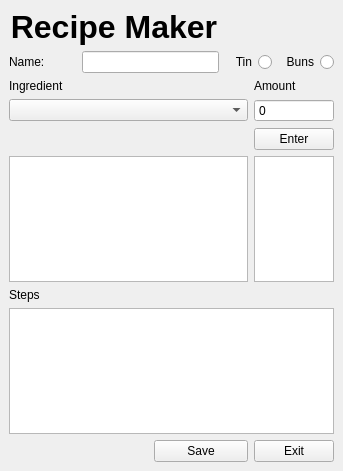
<?xml version="1.0" encoding="UTF-8"?>
<ui version="4.0">
 <class>RecipeWindow</class>
 <widget class="QMainWindow" name="RecipeWindow">
  <property name="geometry">
   <rect>
    <x>0</x>
    <y>0</y>
    <width>343</width>
    <height>471</height>
   </rect>
  </property>
  <property name="windowTitle">
   <string>MainWindow</string>
  </property>
  <widget class="QWidget" name="centralwidget">
   <layout class="QGridLayout" name="gridLayout">
    <item row="0" column="0" colspan="3">
     <widget class="QLabel" name="label_4">
      <property name="sizePolicy">
       <sizepolicy hsizetype="Preferred" vsizetype="Preferred">
        <horstretch>0</horstretch>
        <verstretch>0</verstretch>
       </sizepolicy>
      </property>
      <property name="font">
       <font>
        <pointsize>24</pointsize>
        <bold>true</bold>
       </font>
      </property>
      <property name="text">
       <string>Recipe Maker</string>
      </property>
      <property name="alignment">
       <set>Qt::AlignCenter</set>
      </property>
      <property name="wordWrap">
       <bool>false</bool>
      </property>
      <property name="buddy">
       <cstring>label_2</cstring>
      </property>
     </widget>
    </item>
    <item row="1" column="0">
     <widget class="QLabel" name="label_3">
      <property name="text">
       <string>Name:</string>
      </property>
     </widget>
    </item>
    <item row="1" column="1" colspan="2">
     <widget class="QLineEdit" name="nameBox"/>
    </item>
    <item row="1" column="3" colspan="2">
     <widget class="QRadioButton" name="tinRadioButton">
      <property name="layoutDirection">
       <enum>Qt::RightToLeft</enum>
      </property>
      <property name="text">
       <string>Tin</string>
      </property>
     </widget>
    </item>
    <item row="1" column="5">
     <widget class="QRadioButton" name="bunsRadioButton">
      <property name="sizePolicy">
       <sizepolicy hsizetype="Expanding" vsizetype="Fixed">
        <horstretch>0</horstretch>
        <verstretch>0</verstretch>
       </sizepolicy>
      </property>
      <property name="minimumSize">
       <size>
        <width>0</width>
        <height>0</height>
       </size>
      </property>
      <property name="layoutDirection">
       <enum>Qt::RightToLeft</enum>
      </property>
      <property name="text">
       <string>Buns</string>
      </property>
     </widget>
    </item>
    <item row="2" column="0" colspan="2">
     <widget class="QLabel" name="label">
      <property name="text">
       <string>Ingredient</string>
      </property>
     </widget>
    </item>
    <item row="2" column="4" colspan="2">
     <widget class="QLabel" name="label_2">
      <property name="text">
       <string>Amount</string>
      </property>
     </widget>
    </item>
    <item row="3" column="0" colspan="4">
     <widget class="QComboBox" name="ingredientBox"/>
    </item>
    <item row="4" column="0" colspan="4">
     <spacer name="horizontalSpacer_2">
      <property name="orientation">
       <enum>Qt::Horizontal</enum>
      </property>
      <property name="sizeHint" stdset="0">
       <size>
        <width>180</width>
        <height>21</height>
       </size>
      </property>
     </spacer>
    </item>
    <item row="4" column="4" colspan="2">
     <widget class="QPushButton" name="enterButton">
      <property name="text">
       <string>Enter</string>
      </property>
     </widget>
    </item>
    <item row="5" column="0" colspan="4">
     <widget class="QListWidget" name="ingredientList"/>
    </item>
    <item row="5" column="4" colspan="2">
     <widget class="QListWidget" name="amountList">
      <property name="sizePolicy">
       <sizepolicy hsizetype="Ignored" vsizetype="Expanding">
        <horstretch>0</horstretch>
        <verstretch>0</verstretch>
       </sizepolicy>
      </property>
     </widget>
    </item>
    <item row="6" column="0" colspan="2">
     <widget class="QLabel" name="label_5">
      <property name="text">
       <string>Steps</string>
      </property>
     </widget>
    </item>
    <item row="7" column="0" colspan="6">
     <widget class="QPlainTextEdit" name="stepsTextEdit"/>
    </item>
    <item row="8" column="0" colspan="2">
     <spacer name="horizontalSpacer">
      <property name="orientation">
       <enum>Qt::Horizontal</enum>
      </property>
      <property name="sizeHint" stdset="0">
       <size>
        <width>180</width>
        <height>21</height>
       </size>
      </property>
     </spacer>
    </item>
    <item row="8" column="2" colspan="2">
     <widget class="QPushButton" name="saveButton">
      <property name="text">
       <string>Save</string>
      </property>
     </widget>
    </item>
    <item row="8" column="4" colspan="2">
     <widget class="QPushButton" name="exitButton">
      <property name="text">
       <string>Exit</string>
      </property>
     </widget>
    </item>
    <item row="3" column="4" colspan="2">
     <widget class="QSpinBox" name="amountSpinBox">
      <property name="buttonSymbols">
       <enum>QAbstractSpinBox::NoButtons</enum>
      </property>
      <property name="accelerated">
       <bool>false</bool>
      </property>
      <property name="maximum">
       <number>10000</number>
      </property>
     </widget>
    </item>
   </layout>
  </widget>
 </widget>
 <resources/>
 <connections/>
</ui>
